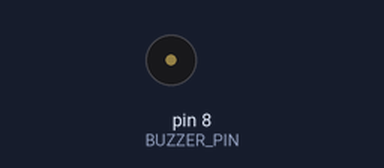
Recording of a sketch running on a simulated Arduino Uno, built with avr-gcc and run on an emulated ATmega328P. Parts: buzzer (waves = sounding).

Above: at 13.6 s.
At 22.09 s:
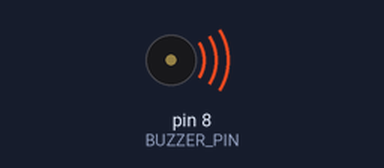
Timing chart, 0 to 22.4 s (numbered marks = the images above):
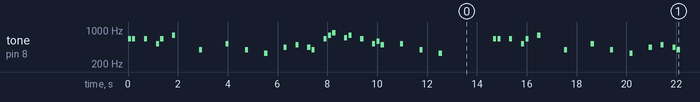

The sketch:

MarioAudio.ino
```cpp
#define BUZZER_PIN 8  // Buzzer connected to digital pin 8

// Define musical notes (frequencies in Hz)
#define NOTE_C4  262
#define NOTE_D4  294
#define NOTE_E4  330
#define NOTE_F4  349
#define NOTE_G4  392
#define NOTE_A4  440
#define NOTE_B4  494
#define NOTE_C5  523
#define NOTE_D5  587
#define NOTE_E5  659
#define NOTE_F5  698
#define NOTE_G5  784
#define NOTE_A5  880
#define NOTE_B5  988

// Super Mario melody
int melody[] = {
  NOTE_E5, NOTE_E5, 0, NOTE_E5,
  0, NOTE_C5, NOTE_E5, 0,
  NOTE_G5, 0, 0,  0,
  NOTE_G4, 0, 0, 0,

  NOTE_C5, 0, 0, NOTE_G4,
  0, 0, NOTE_E4, 0,
  0, NOTE_A4, 0, NOTE_B4,
  0, NOTE_A4, NOTE_G4, 0,

  NOTE_E5, NOTE_G5, NOTE_A5,
  0, NOTE_F5, NOTE_G5, 0,
  NOTE_E5, 0, NOTE_C5, NOTE_D5, NOTE_B4,
  0, 0, NOTE_C5, 0, 0, NOTE_G4, 0, 0, NOTE_E4
};

// Note durations (4 = quarter note, 8 = eighth note, etc.)
int durations[] = {
  8, 8, 8, 8,
  8, 8, 8, 8,
  8, 8, 8, 8,
  8, 8, 8, 8,

  8, 8, 8, 8,
  8, 8, 8, 8,
  8, 8, 8, 8,
  8, 8, 8, 8,

  8, 8, 8, 8,
  8, 8, 8, 8,
  8, 8, 8, 8,
  8, 8, 8, 8, 8, 8, 8, 8, 8
};

void setup() {
  pinMode(BUZZER_PIN, OUTPUT);
  playSong();
}

void loop() {
  delay(2000);  // Delay before replaying the song
  playSong();
}

void playSong() {
  for (int i = 0; i < sizeof(melody) / sizeof(melody[0]); i++) {
    int noteDuration = 1000 / durations[i]; // Convert to milliseconds
    if (melody[i] == 0) {
      delay(noteDuration); // Rest (pause)
    } else {
      tone(BUZZER_PIN, melody[i], noteDuration);
    }
    delay(noteDuration + 50);  // Small pause between notes
  }
  noTone(BUZZER_PIN);
}
```

Measured:
- by itself, tone on pin 8 (BUZZER_PIN): plays 659 Hz for 0.13 s, 659 Hz for 0.13 s, 659 Hz for 0.13 s, 523 Hz for 0.13 s, 659 Hz for 0.13 s, 784 Hz for 0.13 s … (234 notes in this stretch)
